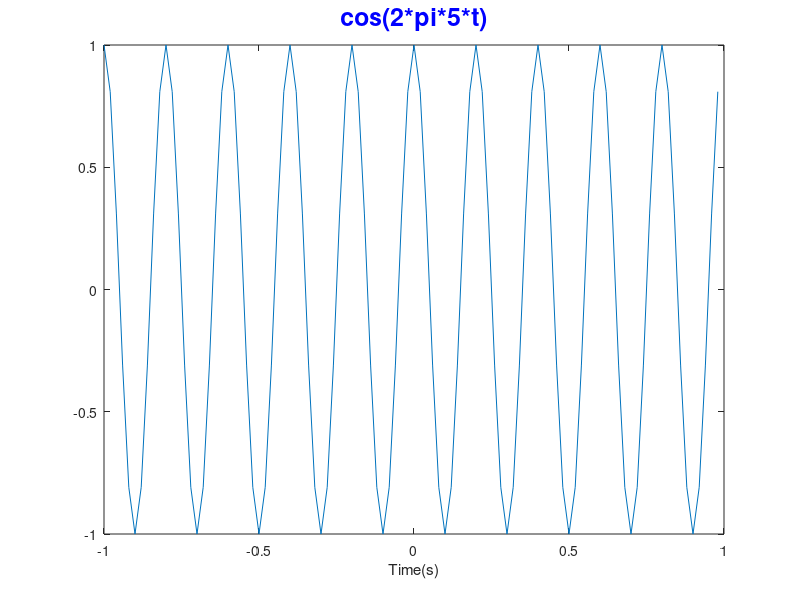
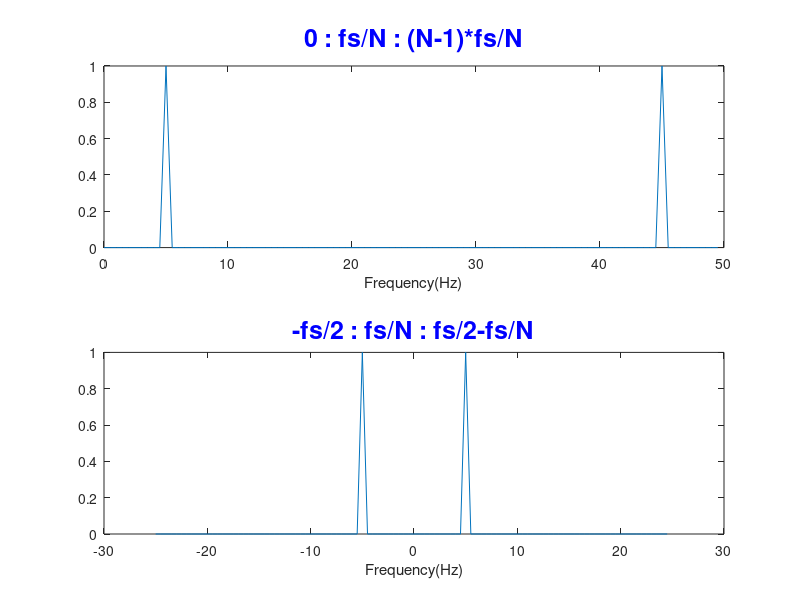
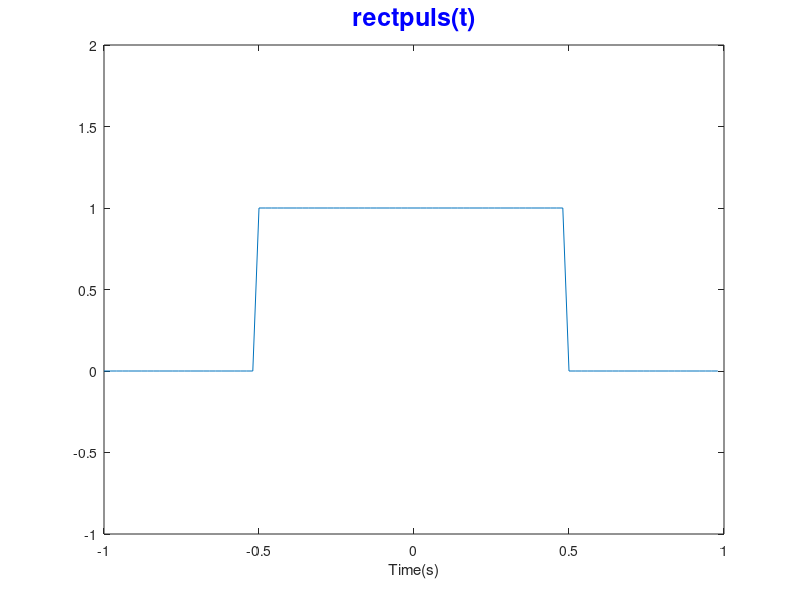
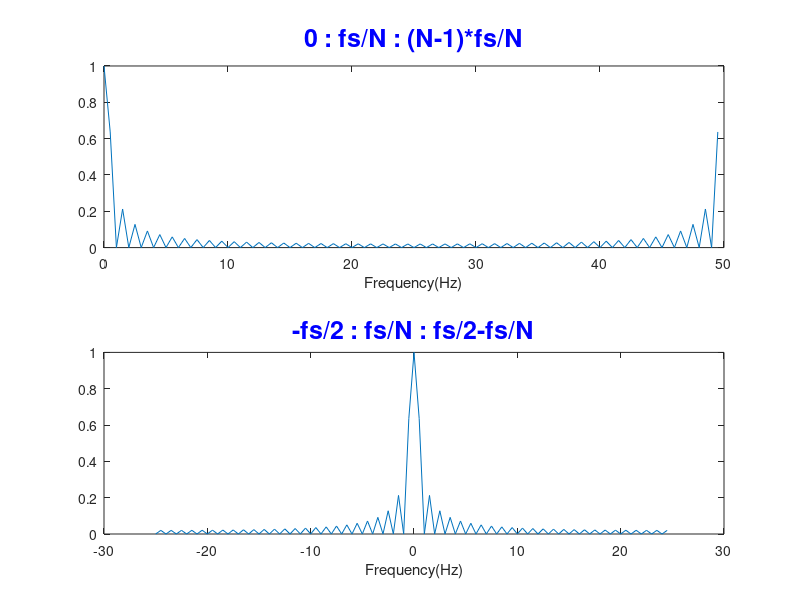

The MATLAB script that drew these images, in order:
%% Exc) 1-1
close all;
clear;
clc;

t_start = -1;
t_end = 1;
fs = 50;
ts = 1/fs;
t = t_start:ts:t_end-ts;
N = length(t);


figure('Name', '1-1 Main Function');
x1 = cos(2*pi*5*t);
plot(t, x1);
title('cos(2*pi*5*t)', 'FontSize', 18, 'Color', 'b');
xlabel('Time(s)');



figure('Name', '1-1 Fourier Transform');
subplot(2,1,1);
freq1 = 0:fs/N:(N-1)*fs/N;
x1f = fft(x1);
plot(freq1, abs(x1f)/max(abs(x1f)));
title('0 : fs/N : (N-1)*fs/N', 'FontSize', 18, 'Color', 'b');
xlabel('Frequency(Hz)');


subplot(2,1,2);
freq2 = -fs/2:fs/N:fs/2-fs/N;
x1f_shift= fftshift(x1f);
plot(freq2, abs(x1f_shift)/max(abs(x1f_shift)));
title('-fs/2 : fs/N : fs/2-fs/N', 'FontSize', 18, 'Color', 'b');
xlabel('Frequency(Hz)');
%% Exc) 1-2
close all;
clear;
clc;

t_start = -1;
t_end = 1;
fs = 50;
ts = 1/fs;
t = t_start:ts:t_end-ts;
N = length(t);


figure('Name', '1-2 Main Function');
x2 = rectpuls(t);
plot(t, x2);
title('rectpuls(t)', 'FontSize', 18, 'Color', 'b');
xlabel('Time(s)');
ylim([-1 2]);



figure('Name', '1-2 Fourier Transform');
subplot(2,1,1);
freq1 = 0:fs/N:(N-1)*fs/N;
x2f = fft(x2);
plot(freq1, abs(x2f)/max(abs(x2f)));
title('0 : fs/N : (N-1)*fs/N', 'FontSize', 18, 'Color', 'b');
xlabel('Frequency(Hz)');


subplot(2,1,2);
freq2 = -fs/2:fs/N:fs/2-fs/N;
x2f_shift= fftshift(x2f);
plot(freq2, abs(x2f_shift)/max(abs(x2f_shift)));
title('-fs/2 : fs/N : fs/2-fs/N', 'FontSize', 18, 'Color', 'b');
xlabel('Frequency(Hz)');
%% Exc) 1-3
close all;
clear;
clc;

t_start = -1;
t_end = 1;
fs = 50;
ts = 1/fs;
t = t_start:ts:t_end-ts;
N = length(t);


figure('Name', '1-3 Main Function');
x3 = cos(2*pi*5*t).*rectpuls(t);
plot(t, x3);
title('cos(2*pi*5*t) * rectpuls(t)', 'FontSize', 18, 'Color', 'b');
xlabel('Time(s)');

figure('Name', '1-3 Fourier Transform');
subplot(2,1,1);
freq1 = 0:fs/N:(N-1)*fs/N;
x3f = fft(x3);
plot(freq1, abs(x3f)/max(abs(x3f)));
title('0 : fs/N : (N-1)*fs/N', 'FontSize', 18, 'Color', 'b');
xlabel('Frequency(Hz)');


subplot(2,1,2);
freq2 = -fs/2:fs/N:fs/2-fs/N;
x3f_shift= fftshift(x3f);
plot(freq2, abs(x3f_shift)/max(abs(x3f_shift)));
title('-fs/2 : fs/N : fs/2-fs/N', 'FontSize', 18, 'Color', 'b');
xlabel('Frequency(Hz)');
%% Exc) 1-4
close all;
clear;
clc;

t_start = 0;
t_end = 1;
fs = 100;
ts = 1/fs;
t = t_start:ts:t_end-ts;
N = length(t);


figure('Name', '1-4 Main Function');
x4 = cos((30*pi*t) + (pi/4));
plot(t, x4);
title('cos((30*pi*t) + (pi/4))', 'FontSize', 18, 'Color', 'b');
xlabel('Time(s)');


figure('Name', '1-4 Fourier Transform');
subplot(2,1,1);
freq1 = 0:fs/N:(N-1)*fs/N;
x4f = fft(x4);
plot(freq1, abs(x4f)/max(abs(x4f)));
title('0 : fs/N : (N-1)*fs/N', 'FontSize', 18, 'Color', 'b');
xlabel('Frequency(Hz)');
xlim([10 90]);

subplot(2,1,2);
freq2 = -fs/2:fs/N:fs/2-fs/N;
x4f_shift= fftshift(x4f);
plot(freq2, abs(x4f_shift)/max(abs(x4f_shift)));
title('-fs/2 : fs/N : fs/2-fs/N', 'FontSize', 18, 'Color', 'b');
xlabel('Frequency(Hz)');
xlim([-20 20]);


figure('Name', '1-4 Fourier Transform(angle)');
subplot(2,1,1);
tol = 1e-6;
x4f(abs(x4f) < tol) = 0;
theta = angle(x4f);
plot(freq1,theta/pi);
title('0 : fs/N : (N-1)*fs/N', 'FontSize', 18, 'Color', 'b');
xlabel('Frequency (Hz)');
xlim([10 90]);
ylabel('Phase / \pi');
ylim([-0.3 0.3]);

subplot(2,1,2);
tol = 1e-6;
x4f_shift(abs(x4f_shift) < tol) = 0;
theta = angle(x4f_shift);
plot(freq2,theta/pi);
title('-fs/2 : fs/N : fs/2-fs/N', 'FontSize', 18, 'Color', 'b');
xlabel('Frequency (Hz)');
xlim([-20 20]);
ylabel('Phase / \pi');
ylim([-0.3 0.3]);
%% Exc) 1-5
close all;
clear;
clc;

t_start = -19;
t_end = 19;
fs = 50;
ts = 1/fs;
t = t_start:ts:t_end-ts;
N = length(t);


figure('Name', '1-5 Main Function');
x5 = 0;
for k=-9:9
    x5 = x5 + rectpuls(t - (2*k));
end
plot(t, x5);
title('Sigma k=-9:9 : rectpuls(t - 2k)', 'FontSize', 18, 'Color', 'b');
xlabel('Time(s)');
ylim([-0.5 1.5]);



figure('Name', '1-5 Fourier Transform');
subplot(2,1,1);
freq1 = 0:fs/N:(N-1)*fs/N;
x5f = fft(x5);
plot(freq1, abs(x5f)/max(abs(x5f)));
title('0 : fs/N : (N-1)*fs/N', 'FontSize', 18, 'Color', 'b');
xlabel('Frequency(Hz)');


subplot(2,1,2);
freq2 = -fs/2:fs/N:fs/2-fs/N;
x5f_shift= fftshift(x5f);
plot(freq2, abs(x5f_shift)/max(abs(x5f_shift)));
title('-fs/2 : fs/N : fs/2-fs/N', 'FontSize', 18, 'Color', 'b');
xlabel('Frequency(Hz)');
%% End of Exc 1